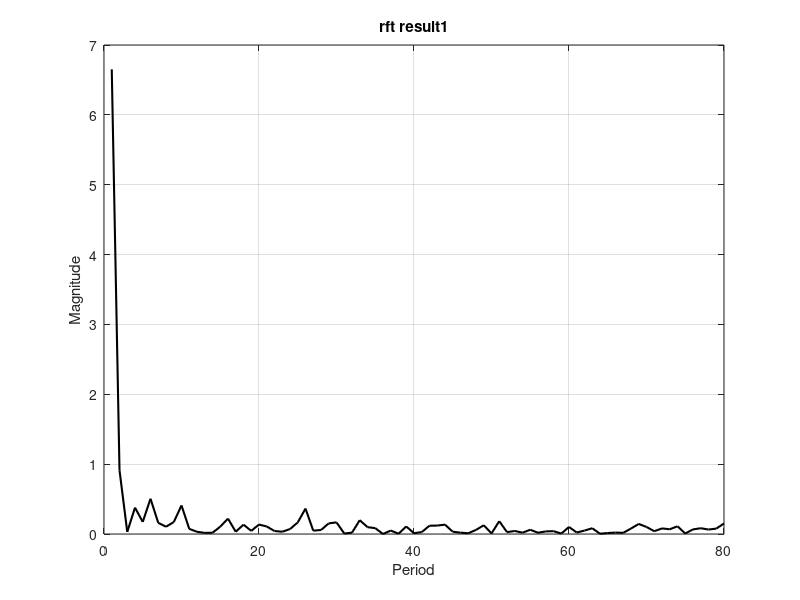
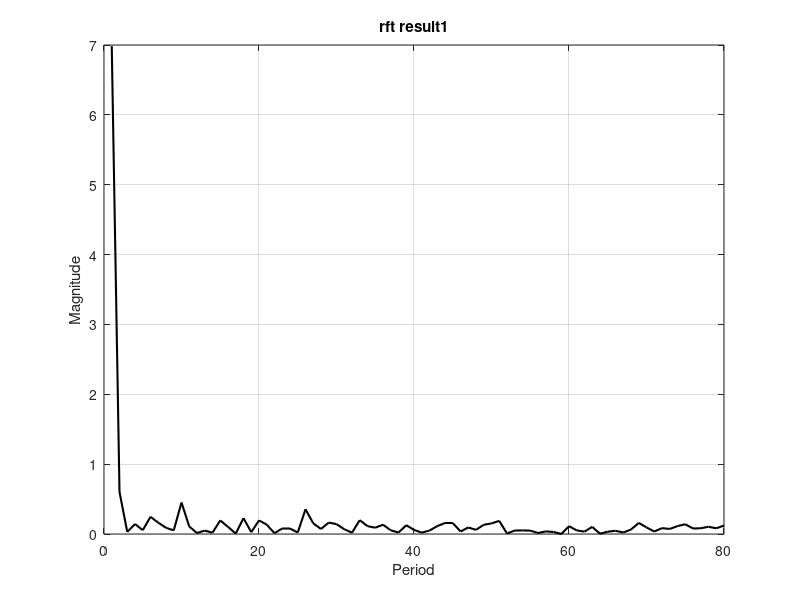
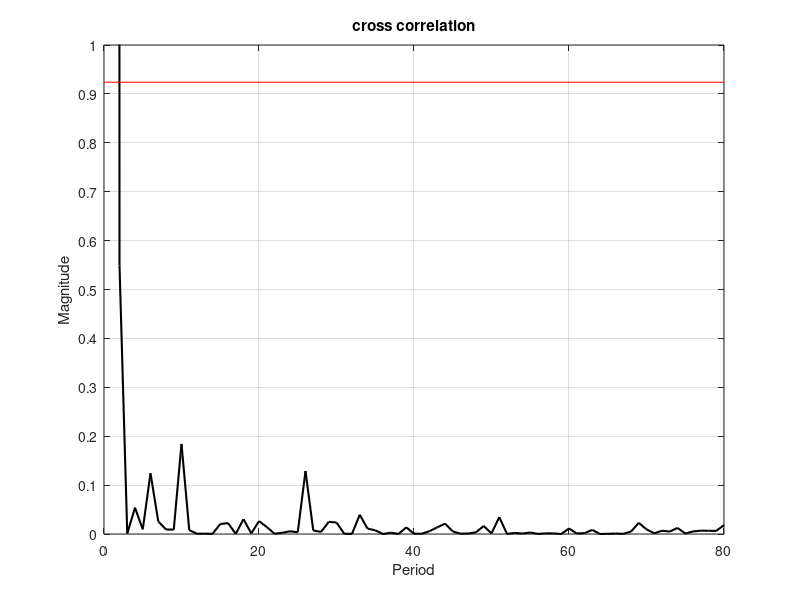

Write MATLAB code to recreate these figures, in order.
clc;
close all;
clear all;
% Define the EIIP values for each amino acid
EIIP_VALUES = containers.Map( ...
    {'A', 'R', 'N', 'D', 'C', 'Q', 'E', 'G', 'H', 'I', 'L', 'K', 'M', 'F', 'P', 'S', 'T', 'W', 'Y', 'V'}, ...
    [0.0373, 0.0959, 0.0036, 0.1263, 0.0829, 0.0761, 0.0058, 0.0080, 0.0242, 0.0000, ...
     0.0000, 0.0823, 0.0829, 0.0946, 0.0198, 0.0829, 0.0941, 0.0548, 0.0516, 0.0057]);

% Input two protein sequences
sequence1 = 'MVLSGEDKSNIKAAWGKIGGHGAEYGAEALERMFASFPTTKTYFPHFDVSHGSAQVKGHGKKVADALASAAGHLDDLPGALSALSDLHAHKLRVDPVNFKLLSHCLLVTLASHHPADFTPAVHASLDKFLASVSTVLTSKYR'; % mouse heamoglobin
sequence2 = 'MVLSADDKTNIKNCWGKIGGHGGEYGEEALQRMFAAFPTTKTYFSHIDVSPGSAQVKAHGKKVADALAKAADHVEDLPGALSTLSDLHAHKLRVDPVNFKFLSHCLLVTLACHHPGDFTPAMHASLDKFLASVSTVLTSKYR'; % rat heamoglobin

% Convert both sequences to EIIP values
eiip_sequence1 = zeros(1, length(sequence1));  % Preallocate array for sequence1
eiip_sequence2 = zeros(1, length(sequence2));  % Preallocate array for sequence2

% Loop over the first sequence
for i = 1:length(sequence1)
    aa = sequence1(i);  % Get the amino acid at position i in sequence1
    eiip_sequence1(i) = EIIP_VALUES(aa);  % Get the corresponding EIIP value
end

% Loop over the second sequence
for i = 1:length(sequence2)
    aa = sequence2(i);  % Get the amino acid at position i in sequence2
    eiip_sequence2(i) = EIIP_VALUES(aa);  % Get the corresponding EIIP value
end

% Pad the sequences to the same length
max_len = max(length(eiip_sequence1), length(eiip_sequence2));  % Get the maximum length
eiip_sequence1 = [eiip_sequence1, zeros(1, max_len - length(eiip_sequence1))];  % Pad sequence1
eiip_sequence2 = [eiip_sequence2, zeros(1, max_len - length(eiip_sequence2))];  % Pad sequence2

% Set maximum period for RFT computation
max_period = 80;

%ramanujan sum
function cq =  ramanujan_sum(q,n);
cq=0;
for k=1:q
   if gcd(k,q)==1;
   cq = cq + exp ( i * 2 * pi * k * n / q );
      end
    end
  end

% ramanujan fourier transform coefficient
function rft_result = rft(signal, max_period)
    rft_result = zeros(1, max_period);
for q = 1:max_period
  phi_q = numel(find(gcd(1:q, q) == 1)); % Compute phi(q)
   xq = 0;
for n = 1:length(signal)
   xq = xq + signal(n) * ramanujan_sum(q, n);  % Accumulate sum
    end
    xq = (1 / phi_q) * xq;
    rft_result(q) = abs(xq);
 end
end

rft_result1 = rft(eiip_sequence1,80);
rft_result2 = rft(eiip_sequence2,80);

Pq = abs(rft_result1 .* rft_result2);

%mean of Pq
mean = sum(Pq) / 80 ;

%SNR
snr = Pq / mean ;

% Step 3: Sort Pq values and find the top 20
sorted_snr = sort(snr, 'descend'); % Sort Pq in descending order
top_20_snr = sorted_snr(1:min(20, length(sorted_snr))); % Take the top 20 values
threshold = min(top_20_snr)+ 0.9; % Threshold is the smallest value among the top 20


figure;
plot(1:80, rft_result1, 'k', 'LineWidth', 1.5);
title('rft result1');
xlabel('Period');
ylabel('Magnitude');
grid on;

figure;
plot(1:80, rft_result2, 'k', 'LineWidth', 1.5);
title('rft result1');
xlabel('Period');
ylabel('Magnitude');
grid on;

figure;
plot(1:80, Pq, 'k', 'LineWidth', 1.5);
hold on;
plot([0, 80], [threshold, threshold], 'r'); % Plot horizontal line at y = threshold
title('cross correlation');
xlabel('Period');
ylabel('Magnitude');
grid on;

% Zoom in (adjust the y-axis limits)
axis([0 80 0 1]);  % X-axis from 0 to 10, Y-axis from -1 to 1

yticks(0:0.1:1);
